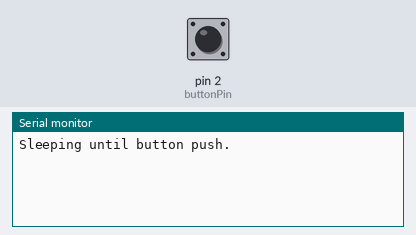
The sketch below on a simulated Arduino Uno, built with avr-gcc and run on an emulated ATmega328P. Shown: the last lines printed to the serial monitor. Inputs (shaded band) come from the test bench; at power-on: pin 2 (buttonPin) HIGH. Sleep ends after the set time or at an interrupt.

Above: at 1.2 s.
1.3 s: pin 2 (buttonPin) pulled LOW for 0.15 s
At 2.1 s:
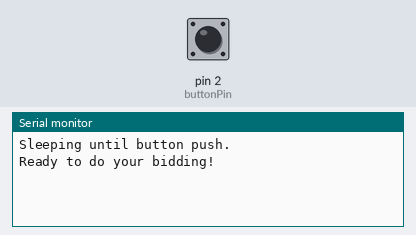
At 3.4 s:
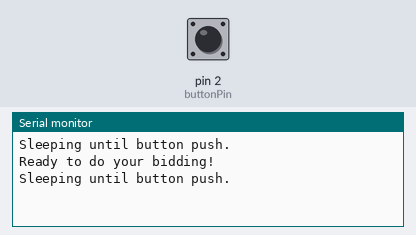

The sketch:

sleepInterrupt.ino
```cpp
// Example: Wake on button push
#include <avr/sleep.h>
#include <avr/power.h>
#include <avr/interrupt.h>
byte buttonPin=2;

void setup(){
  Serial.begin(9600);
  pinMode(buttonPin,INPUT_PULLUP);
}

void loop(){
  Serial.println("Sleeping until button push.");
  sleep();  // run the sleep routine
  Serial.println("Ready to do your bidding!");
  delay(1000);
}

void sleep(){
  // Two options for ATmega328: 0 (Pin 2) or 1 (Pin 3)
  // Uncomment the pin(s) you would like to wake the MCU with.
  // Both pins can be uncommented and the MCU will wake if either
  // is pushed.
  attachInterrupt(0, onWake, FALLING);
  //attachInterrupt(1, onWake, FALLING);
  delay(100); // allow serial commands to finish
  set_sleep_mode(SLEEP_MODE_PWR_DOWN);
  /* set_sleep_mode() options:
     SLEEP_MODE_IDLE (least power savings)
     SLEEP_MODE_ADC
     SLEEP_MODE_PWR_SAVE
     SLEEP_MODE_STANDBY
     SLEEP_MODE_PWR_DOWN (most power savings) */
  sleep_enable();
  sleep_mode(); // MCU will sleep here
  sleep_disable(); // MCU will wake up here
  detachInterrupt(0); // detach INT0 while awake
  //detachInterrupt(1); // detach INT0 while awake
}

void onWake(){ // ISR
  // Commands could go here. If MCU just needs to
  // wake up, leave this empty.
}
```

Measured:
- after the input at 1.3 s, the serial monitor: prints a new line at once (image 1)
